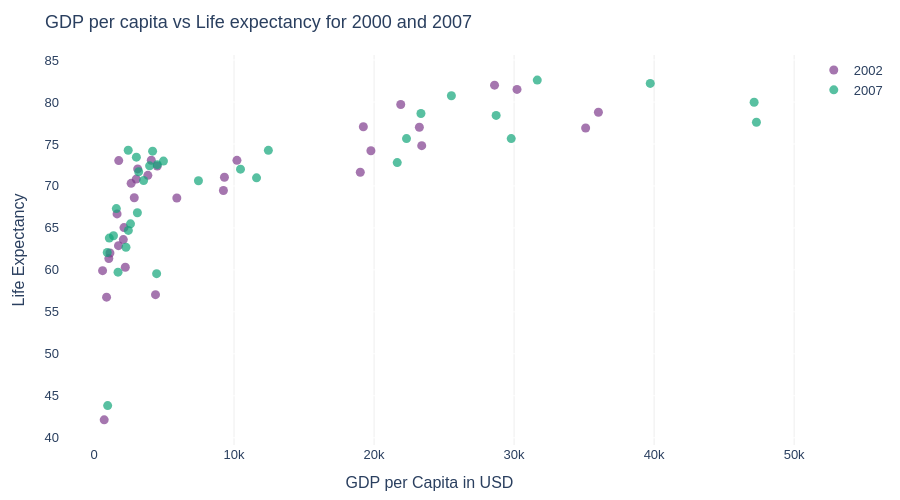

Notebook code for this chart:
### Code cell
fig = px.scatter(
    data_frame=df_new, x='gdpPercap', y='lifeExp',
    #data_frame=df.loc[(df['continent'] == 'Asia') & (df['year'].isin([2002, 2007]))], x='gdpPercap', y='lifeExp',
    color='year',                    # colour encodes category (continent)
    hover_name='country',                   # hover shows country name
    labels={'gdpPercap': 'GDP per Capita in USD',
            'lifeExp': 'Life Expectancy',
            'year': ''},
    color_discrete_sequence=px.colors.qualitative.Bold  # plotly express 
)
fig.update_layout(
    title='GDP per capita vs Life expectancy for 2000 and 2007',
    plot_bgcolor='white', paper_bgcolor='white',
    font=dict(family='Arial', size=13),
    xaxis=dict(showgrid=True, gridcolor='#EEEEEE'),
    margin=dict(l=60, r=40, t=55, b=40), height=500
)

fig.update_traces(marker=dict(size=9, opacity=0.7))
fig.show()

### Figure 1 — Plotly figure (JSON) as saved in the notebook; plotly's stock layout.template omitted (floating-point values rounded to 4 significant figures)
{"data": [{"hovertemplate": "<b>%{hovertext}</b><br><br>=2002<br>GDP per Capita in USD=%{x}<br>Life Expectancy=%{y}<extra></extra>", "hovertext": ["Afghanistan", "Bahrain", "Bangladesh", "Cambodia", "China", "Hong Kong, China", "India", "Indonesia", "Iran", "Iraq", "Israel", "Japan", "Jordan", "Korea, Dem. Rep.", "Korea, Rep.", "Kuwait", "Lebanon", "Malaysia", "Mongolia", "Myanmar", "Nepal", "Oman", "Pakistan", "Philippines", "Saudi Arabia", "Singapore", "Sri Lanka", "Syria", "Taiwan", "Thailand", "Vietnam", "West Bank and Gaza", "Yemen, Rep."], "legendgroup": "2002", "marker": {"color": "rgb(127, 60, 141)", "opacity": 0.7, "size": 9, "symbol": "circle"}, "mode": "markers", "name": "2002", "orientation": "v", "showlegend": true, "type": "scatter", "x": [726.7, 23400.0, 1136.0, 896.2, 3119.0, 30210.0, 1747.0, 2874.0, 9241.0, 4391.0, 21910.0, 28600.0, 3845.0, 1647.0, 19230.0, 35110.0, 9314.0, 10210.0, 2141.0, 611.0, 1057.0, 19770.0, 2093.0, 2651.0, 19010.0, 36020.0, 3015.0, 4091.0, 23240.0, 5913.0, 1764.0, 4515.0, 2235.0], "xaxis": "x", "y": [42.13, 74.8, 62.01, 56.75, 72.03, 81.5, 62.88, 68.59, 69.45, 57.05, 79.7, 82.0, 71.26, 66.66, 77.05, 76.9, 71.03, 73.04, 65.03, 59.91, 61.34, 74.19, 63.61, 70.3, 71.63, 78.77, 70.81, 73.05, 76.99, 68.56, 73.02, 72.37, 60.31], "yaxis": "y"}, {"hovertemplate": "<b>%{hovertext}</b><br><br>=2007<br>GDP per Capita in USD=%{x}<br>Life Expectancy=%{y}<extra></extra>", "hovertext": ["Afghanistan", "Bahrain", "Bangladesh", "Cambodia", "China", "Hong Kong, China", "India", "Indonesia", "Iran", "Iraq", "Israel", "Japan", "Jordan", "Korea, Dem. Rep.", "Korea, Rep.", "Kuwait", "Lebanon", "Malaysia", "Mongolia", "Myanmar", "Nepal", "Oman", "Pakistan", "Philippines", "Saudi Arabia", "Singapore", "Sri Lanka", "Syria", "Taiwan", "Thailand", "Vietnam", "West Bank and Gaza", "Yemen, Rep."], "legendgroup": "2007", "marker": {"color": "rgb(17, 165, 121)", "opacity": 0.7, "size": 9, "symbol": "circle"}, "mode": "markers", "name": "2007", "orientation": "v", "showlegend": true, "type": "scatter", "x": [974.6, 29800.0, 1391.0, 1714.0, 4959.0, 39720.0, 2452.0, 3541.0, 11610.0, 4471.0, 25520.0, 31660.0, 4519.0, 1593.0, 23350.0, 47310.0, 10460.0, 12450.0, 3096.0, 944.0, 1091.0, 22320.0, 2606.0, 3190.0, 21650.0, 47140.0, 3970.0, 4185.0, 28720.0, 7458.0, 2442.0, 3025.0, 2281.0], "xaxis": "x", "y": [43.83, 75.64, 64.06, 59.72, 72.96, 82.21, 64.7, 70.65, 70.96, 59.55, 80.75, 82.6, 72.53, 67.3, 78.62, 77.59, 71.99, 74.24, 66.8, 62.07, 63.78, 75.64, 65.48, 71.69, 72.78, 79.97, 72.4, 74.14, 78.4, 70.62, 74.25, 73.42, 62.7], "yaxis": "y"}], "layout": {"font": {"family": "Arial", "size": 13}, "height": 500, "legend": {"title": {"text": ""}, "tracegroupgap": 0}, "margin": {"b": 40, "l": 60, "r": 40, "t": 55}, "paper_bgcolor": "white", "plot_bgcolor": "white", "title": {"text": "GDP per capita vs Life expectancy for 2000 and 2007"}, "xaxis": {"anchor": "y", "domain": [0, 1], "gridcolor": "#EEEEEE", "showgrid": true, "title": {"text": "GDP per Capita in USD"}}, "yaxis": {"anchor": "x", "domain": [0, 1], "title": {"text": "Life Expectancy"}}}}
